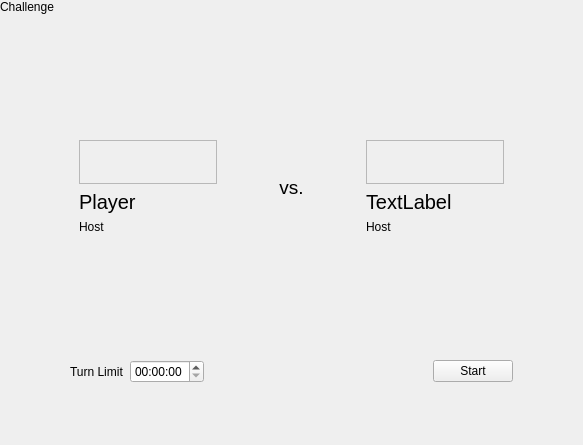
<?xml version="1.0" encoding="UTF-8"?>
<ui version="4.0">
 <class>LobbyScreen</class>
 <widget class="QWidget" name="LobbyScreen">
  <property name="geometry">
   <rect>
    <x>0</x>
    <y>0</y>
    <width>583</width>
    <height>445</height>
   </rect>
  </property>
  <property name="windowTitle">
   <string>Form</string>
  </property>
  <layout class="QGridLayout" name="gridLayout">
   <property name="leftMargin">
    <number>0</number>
   </property>
   <property name="topMargin">
    <number>0</number>
   </property>
   <property name="rightMargin">
    <number>0</number>
   </property>
   <property name="bottomMargin">
    <number>0</number>
   </property>
   <item row="2" column="2">
    <spacer name="horizontalSpacer_2">
     <property name="orientation">
      <enum>Qt::Horizontal</enum>
     </property>
     <property name="sizeType">
      <enum>QSizePolicy::Preferred</enum>
     </property>
     <property name="sizeHint" stdset="0">
      <size>
       <width>64</width>
       <height>20</height>
      </size>
     </property>
    </spacer>
   </item>
   <item row="1" column="0" colspan="3">
    <spacer name="verticalSpacer">
     <property name="orientation">
      <enum>Qt::Vertical</enum>
     </property>
     <property name="sizeType">
      <enum>QSizePolicy::Expanding</enum>
     </property>
     <property name="sizeHint" stdset="0">
      <size>
       <width>20</width>
       <height>56</height>
      </size>
     </property>
    </spacer>
   </item>
   <item row="2" column="0">
    <spacer name="horizontalSpacer">
     <property name="orientation">
      <enum>Qt::Horizontal</enum>
     </property>
     <property name="sizeType">
      <enum>QSizePolicy::Minimum</enum>
     </property>
     <property name="sizeHint" stdset="0">
      <size>
       <width>64</width>
       <height>20</height>
      </size>
     </property>
    </spacer>
   </item>
   <item row="4" column="1">
    <layout class="QHBoxLayout" name="horizontalLayout">
     <item>
      <widget class="QLabel" name="label_7">
       <property name="text">
        <string>Turn Limit</string>
       </property>
      </widget>
     </item>
     <item>
      <widget class="QTimeEdit" name="timeEdit"/>
     </item>
     <item>
      <spacer name="horizontalSpacer_3">
       <property name="orientation">
        <enum>Qt::Horizontal</enum>
       </property>
       <property name="sizeHint" stdset="0">
        <size>
         <width>40</width>
         <height>20</height>
        </size>
       </property>
      </spacer>
     </item>
     <item>
      <widget class="QPushButton" name="pushButton">
       <property name="text">
        <string>Start</string>
       </property>
      </widget>
     </item>
    </layout>
   </item>
   <item row="6" column="0" colspan="3">
    <widget class="GamepadHud" name="widget_2" native="true"/>
   </item>
   <item row="5" column="0" colspan="3">
    <spacer name="verticalSpacer_2">
     <property name="orientation">
      <enum>Qt::Vertical</enum>
     </property>
     <property name="sizeType">
      <enum>QSizePolicy::Preferred</enum>
     </property>
     <property name="sizeHint" stdset="0">
      <size>
       <width>20</width>
       <height>56</height>
      </size>
     </property>
    </spacer>
   </item>
   <item row="0" column="0" colspan="3">
    <widget class="tTitleLabel" name="label">
     <property name="text">
      <string>Challenge</string>
     </property>
    </widget>
   </item>
   <item row="2" column="1">
    <widget class="QWidget" name="widget" native="true">
     <property name="sizePolicy">
      <sizepolicy hsizetype="Expanding" vsizetype="Preferred">
       <horstretch>0</horstretch>
       <verstretch>0</verstretch>
      </sizepolicy>
     </property>
     <layout class="QHBoxLayout" name="horizontalLayout_2">
      <item>
       <layout class="QVBoxLayout" name="verticalLayout">
        <item>
         <widget class="QFrame" name="frame">
          <property name="sizePolicy">
           <sizepolicy hsizetype="Preferred" vsizetype="Expanding">
            <horstretch>0</horstretch>
            <verstretch>0</verstretch>
           </sizepolicy>
          </property>
          <property name="frameShape">
           <enum>QFrame::StyledPanel</enum>
          </property>
          <property name="frameShadow">
           <enum>QFrame::Raised</enum>
          </property>
         </widget>
        </item>
        <item>
         <widget class="QLabel" name="label_2">
          <property name="font">
           <font>
            <pointsize>15</pointsize>
           </font>
          </property>
          <property name="text">
           <string>Player</string>
          </property>
         </widget>
        </item>
        <item>
         <widget class="QLabel" name="label_5">
          <property name="sizePolicy">
           <sizepolicy hsizetype="Preferred" vsizetype="Minimum">
            <horstretch>0</horstretch>
            <verstretch>0</verstretch>
           </sizepolicy>
          </property>
          <property name="text">
           <string>Host</string>
          </property>
         </widget>
        </item>
       </layout>
      </item>
      <item>
       <widget class="QLabel" name="label_3">
        <property name="font">
         <font>
          <pointsize>14</pointsize>
         </font>
        </property>
        <property name="text">
         <string>vs.</string>
        </property>
        <property name="alignment">
         <set>Qt::AlignCenter</set>
        </property>
       </widget>
      </item>
      <item>
       <layout class="QVBoxLayout" name="verticalLayout_2">
        <item>
         <widget class="QFrame" name="frame_2">
          <property name="sizePolicy">
           <sizepolicy hsizetype="Preferred" vsizetype="Expanding">
            <horstretch>0</horstretch>
            <verstretch>0</verstretch>
           </sizepolicy>
          </property>
          <property name="frameShape">
           <enum>QFrame::StyledPanel</enum>
          </property>
          <property name="frameShadow">
           <enum>QFrame::Raised</enum>
          </property>
         </widget>
        </item>
        <item>
         <widget class="QLabel" name="label_4">
          <property name="font">
           <font>
            <pointsize>15</pointsize>
           </font>
          </property>
          <property name="text">
           <string>TextLabel</string>
          </property>
         </widget>
        </item>
        <item>
         <widget class="QLabel" name="label_6">
          <property name="text">
           <string>Host</string>
          </property>
         </widget>
        </item>
       </layout>
      </item>
     </layout>
    </widget>
   </item>
   <item row="3" column="1">
    <spacer name="verticalSpacer_3">
     <property name="orientation">
      <enum>Qt::Vertical</enum>
     </property>
     <property name="sizeHint" stdset="0">
      <size>
       <width>20</width>
       <height>40</height>
      </size>
     </property>
    </spacer>
   </item>
  </layout>
 </widget>
 <customwidgets>
  <customwidget>
   <class>GamepadHud</class>
   <extends>QWidget</extends>
   <header location="global">gamepadhud.h</header>
   <container>1</container>
  </customwidget>
  <customwidget>
   <class>tTitleLabel</class>
   <extends>QLabel</extends>
   <header location="global">ttitlelabel.h</header>
  </customwidget>
 </customwidgets>
 <resources/>
 <connections/>
</ui>
